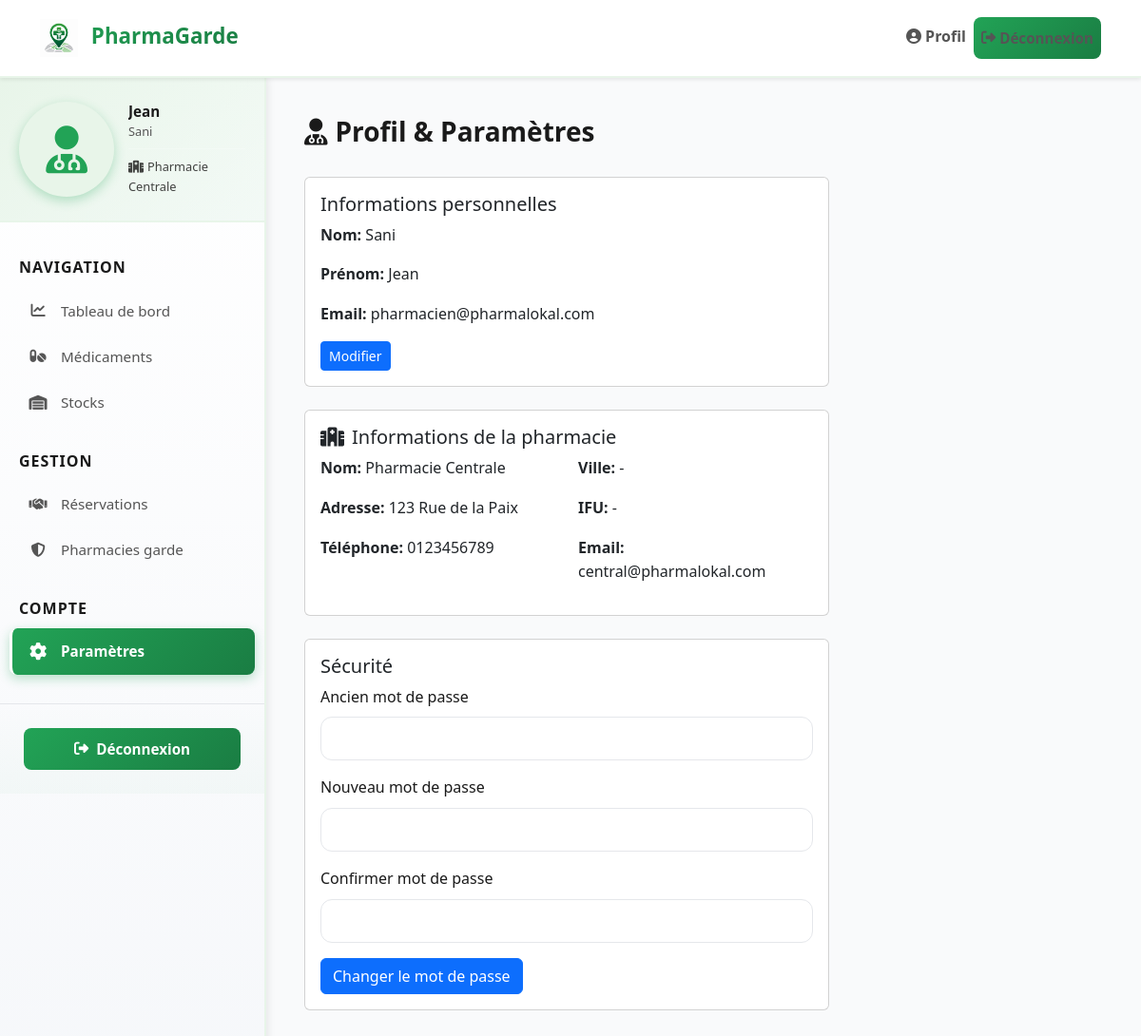
/frontend/users/pharmacien/profil.php (signed in), run on the app's committed database.
### tables this page shows
CREATE TABLE IF NOT EXISTS `pharmacies` (
  `id` int NOT NULL AUTO_INCREMENT,
  `nom` varchar(150) NOT NULL,
  `adresse` text NOT NULL,
  `telephone` varchar(20) DEFAULT NULL,
  `email` varchar(150) DEFAULT NULL,
  `horaire_ouverture` time DEFAULT NULL,
  `horaire_fermeture` time DEFAULT NULL,
  `pharmacien_id` int DEFAULT NULL,
  `date_inscription` datetime DEFAULT CURRENT_TIMESTAMP,
  `ville` varchar(100) DEFAULT NULL,
  `ifu` varchar(20) DEFAULT NULL,
  PRIMARY KEY (`id`),
  KEY `pharmacien_id` (`pharmacien_id`),
  KEY `nom` (`nom`)
);

### frontend/includes/session.php (called while the page is built, shortened)
<?php
function isLoggedIn() {
    return isset($_SESSION['user_id']);
}
function getCurrentUser() {
    return [
        'id' => $_SESSION['user_id'],
        'email' => $_SESSION['user_email'],
        'nom' => $_SESSION['user_nom'] ?? '',
        'prenom' => $_SESSION['user_prenom'] ?? '',
        'role' => $_SESSION['user_role']
    ];
}
?>

### frontend/includes/helpers.php (called while the page is built, shortened)
<?php
function escape($str) {
    return htmlspecialchars($str, ENT_QUOTES, 'UTF-8');
}
?>

### frontend/users/pharmacien/profil.php (the view, shortened to what this page needs)
<?php
require_once __DIR__ . '/../../includes/session.php';
require_once __DIR__ . '/../../includes/helpers.php';
$currentUser = getCurrentUser();
try {
    $db = Database::getInstance()->getConnection();
    $stmt = $db->prepare("SELECT * FROM pharmacies WHERE pharmacien_id = ?");
    $stmt->execute([$currentUser['id']]);
    $pharmacy = $stmt->fetch();
} catch (Exception $e) {
    error_log("Erreur récupération pharmacie: " . $e->getMessage());
}
?>
<!DOCTYPE html>
<html lang="fr">
<head>
  <link href="https://cdn.jsdelivr.net/npm/bootstrap@5.3.2/dist/css/bootstrap.min.css" rel="stylesheet" />
  <link rel="stylesheet" href="https://cdnjs.cloudflare.com/ajax/libs/font-awesome/6.4.0/css/all.min.css" />
  <link rel="stylesheet" href="./css/variables.css" />
  <link rel="stylesheet" href="css/dashboard-styles.css" />
</head>
<body>
  <?php include __DIR__ . '/../../includes/nav-pharmacien.php'; ?>
      <div class="dashboard-header">
        <h1 class="page-title">
          <i class="fas fa-user-md me-2"></i>Profil & Paramètres
        </h1>
      </div>
      <div class="row">
        <div class="col-lg-8">
          <div class="card mb-4">
            <div class="card-body">
              <h5 class="card-title">Informations personnelles</h5>
              <p><strong>Nom:</strong> <?php echo escape($currentUser['nom']); ?></p>
              <p><strong>Prénom:</strong> <?php echo escape($currentUser['prenom']); ?></p>
              <p><strong>Email:</strong> <?php echo escape($currentUser['email']); ?></p>
              <button class="btn btn-primary btn-sm">Modifier</button>
            </div>
          </div>
          <div class="card mb-4">
            <div class="card-body">
              <h5 class="card-title">
                <i class="fas fa-hospital-alt me-2"></i>Informations de la pharmacie
              </h5>
              <?php if ($pharmacy): ?>
                <div class="row">
                  <div class="col-md-6">
                    <p><strong>Nom:</strong> <?php echo escape($pharmacy['nom'] ?? '-'); ?></p>
                    <p><strong>Adresse:</strong> <?php echo escape($pharmacy['adresse'] ?? '-'); ?></p>
                    <p><strong>Téléphone:</strong> <?php echo escape($pharmacy['telephone'] ?? '-'); ?></p>
                  </div>
                  <div class="col-md-6">
                    <p><strong>Ville:</strong> <?php echo escape($pharmacy['ville'] ?? '-'); ?></p>
                    <p><strong>IFU:</strong> <?php echo escape($pharmacy['ifu'] ?? '-'); ?></p>
                    <p><strong>Email:</strong> <?php echo escape($pharmacy['email'] ?? '-'); ?></p>
                  </div>
                </div>
              <?php else: ?>
                <p class="text-muted"><i class="fas fa-exclamation-circle me-2"></i>Aucune pharmacie associée à ce compte.</p>
              <?php endif; ?>
            </div>
          </div>
          <div class="card">
            <div class="card-body">
              <h5 class="card-title">Sécurité</h5>
              <form id="changePasswordForm">
                <div class="mb-3">
                  <label class="form-label">Ancien mot de passe</label>
                  <input type="password" class="form-control" required />
                </div>
                <div class="mb-3">
                  <label class="form-label">Nouveau mot de passe</label>
                  <input type="password" class="form-control" required />
                </div>
                <div class="mb-3">
                  <label class="form-label">Confirmer mot de passe</label>
                  <input type="password" class="form-control" required />
                </div>
                <button type="submit" class="btn btn-primary">Changer le mot de passe</button>
              </form>
            </div>
          </div>
        </div>
      </div>
    </main>
  </div>
</body>
</html>

### frontend/includes/nav-pharmacien.php (shortened to what this page needs)
<?php
$currentPage = basename($_SERVER['PHP_SELF'], '.php');
$currentUser = $currentUser ?? getCurrentUser();
$pharmacy = $pharmacy ?? null;
?>
<nav class="navbar navbar-expand-lg navbar-light pharmacien-navbar sticky-top">
  <div class="container">
    <a class="navbar-brand" href="../clients/index.php">
      <img src="../../images/logo.png" alt="PharmaGarde" class="logo-nav me-2" style="height: 40px; display: inline-block;">
      PharmaGarde
    </a>
    <div class="collapse navbar-collapse" id="navbarNav">
      <ul class="navbar-nav ms-auto">
        <li class="nav-item">
          <a class="nav-link" href="profil.php">
            <i class="fas fa-user-circle me-1"></i>Profil
          </a>
        </li>
        <li class="nav-item">
          <a class="nav-link logout-btn" href="#" onclick="showLogoutModal(); return false;">
            <i class="fas fa-sign-out-alt me-1"></i>Déconnexion
          </a>
        </li>
      </ul>
    </div>
  </div>
</nav>
<div class="dashboard-container">
  <aside class="sidebar d-none d-lg-block">
    <div class="sidebar-profile">
      <div class="profile-avatar">
        <i class="fas fa-user-md"></i>
      </div>
      <div class="profile-info">
        <h6><?php echo $currentUser['prenom'] ?? 'Pharmacien'; ?></h6>
        <small><?php echo $currentUser['nom'] ?? 'Nom'; ?></small>
        <?php if ($pharmacy): ?>
          <div style="margin-top: 8px; padding-top: 8px; border-top: 1px solid rgba(255,255,255,0.2); font-size: 0.8rem; color: rgba(21, 20, 20, 0.8);">
            <i class="fas fa-hospital-alt me-1"></i><?php echo htmlspecialchars($pharmacy['nom']); ?>
          </div>
        <?php endif; ?>
      </div>
    </div>
    <nav class="sidebar-nav">
      <div class="nav-section">
        <span class="section-title">NAVIGATION</span>
        <a href="dashboard.php" class="sidebar-link <?php echo $currentPage === 'dashboard' ? 'active' : ''; ?>" data-page="dashboard">
          <div class="link-icon">
            <i class="fas fa-chart-line"></i>
          </div>
          <span class="link-text">Tableau de bord</span>
        </a>
        <a href="medicaments.php" class="sidebar-link <?php echo $currentPage === 'medicaments' ? 'active' : ''; ?>" data-page="medicaments">
          <div class="link-icon">
            <i class="fas fa-pills"></i>
          </div>
          <span class="link-text">Médicaments</span>
        </a>
        <a href="stocks.php" class="sidebar-link <?php echo $currentPage === 'stocks' ? 'active' : ''; ?>" data-page="stocks">
          <div class="link-icon">
            <i class="fas fa-warehouse"></i>
          </div>
          <span class="link-text">Stocks</span>
        </a>
      </div>
      <div class="nav-section">
        <span class="section-title">GESTION</span>
        <a href="reservations.php" class="sidebar-link <?php echo $currentPage === 'reservations' ? 'active' : ''; ?>" data-page="reservations">
          <div class="link-icon">
            <i class="fas fa-handshake"></i>
          </div>
          <span class="link-text">Réservations</span>
        </a>
        <a href="garde.php" class="sidebar-link <?php echo $currentPage === 'garde' ? 'active' : ''; ?>" data-page="garde">
          <div class="link-icon">
            <i class="fas fa-shield-alt"></i>
          </div>
          <span class="link-text">Pharmacies garde</span>
        </a>
      </div>
      <div class="nav-section">
        <span class="section-title">COMPTE</span>
        <a href="profil.php" class="sidebar-link <?php echo $currentPage === 'profil' ? 'active' : ''; ?>" data-page="profil">
          <div class="link-icon">
            <i class="fas fa-cog"></i>
          </div>
          <span class="link-text">Paramètres</span>
        </a>
      </div>
    </nav>
    <div class="sidebar-footer">
      <a href="#" class="logout-btn" onclick="showLogoutModal(); return false;">
        <i class="fas fa-sign-out-alt me-2"></i>
        Déconnexion
      </a>
    </div>
  </aside>
  <main class="main-content">

### frontend/users/pharmacien/css/variables.css (style rules this page uses)
:root { --primary: #22a356; --primary-dark: #1a7d43; --primary-light: #3db57a; --primary-lighter: #e8f5e9; --secondary: #0066cc; --secondary-dark: #0052a3; --secondary-light: #3399ff; --danger: #e74c3c; --danger-light: #fadbd8; --success: #22a356; --success-light: #d5f4e6; --warning: #f39c12; --warning-light: #fef5e7; --info: #3498db; --info-light: #d6eaf8; --text-dark: #1a1a1a; --text-muted: #555555; --text-light: #888888; --text-white: #ffffff; --bg-light: #f5f7fa; --bg-lighter: #f9fafb; --bg-white: #ffffff; --bg-dark: #1f2937; --bg-darkest: #111827; --border-color: #d1d5db; --border-color-light: #e5e7eb; --border-radius: 12px; --border-radius-lg: 16px; --shadow-xs: 0 1px 2px rgba(0, 0, 0, 0.05); --shadow-sm: 0 2px 4px rgba(0, 0, 0, 0.08); --shadow-md: 0 4px 12px rgba(0, 0, 0, 0.12); --shadow-lg: 0 8px 20px rgba(0, 0, 0, 0.15); --shadow-xl: 0 12px 32px rgba(0, 0, 0, 0.18); --transition: all 0.3s cubic-bezier(0.4, 0, 0.2, 1); --transition-fast: all 0.15s ease-out; --transition-slow: all 0.5s ease-out; --gradient-primary: linear-gradient(135deg, #22a356 0%, #1a7d43 100%); --gradient-secondary: linear-gradient(135deg, #0066cc 0%, #003d8f 100%); }
* { margin: 0; padding: 0; box-sizing: border-box; }
html { scroll-behavior: smooth; }
body { font-family: "Segoe UI", Tahoma, Geneva, Verdana, sans-serif; color: var(--text-dark); background-color: var(--bg-light); line-height: 1.6; }

### data on the page
pharmacies: nom "Pharmacie Centrale", adresse "123 Rue de la Paix", telephone "0123456789", ville "-", ifu "-", email "central@pharmalokal.com"

### other printed values
$currentUser['prenom'] "Jean"
$currentUser['nom'] "Sani"
$currentUser['email'] "pharmacien@pharmalokal.com"
